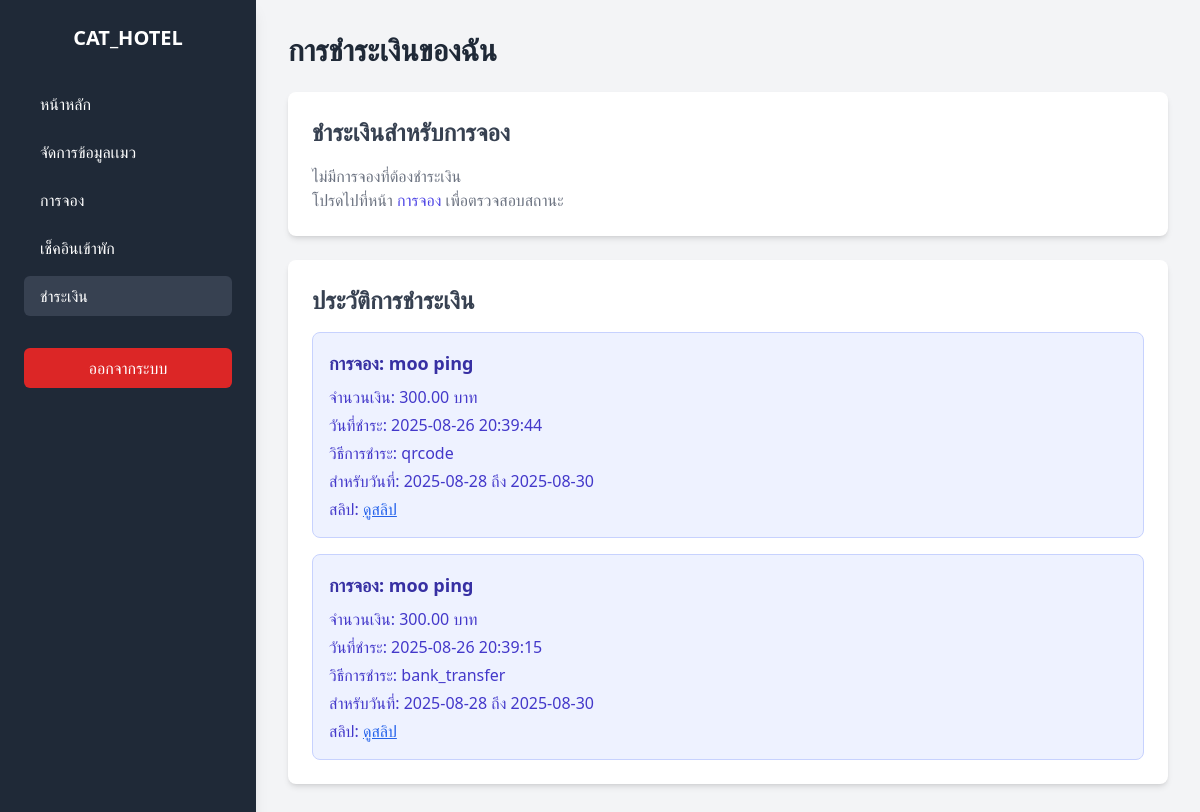
The app's page /payments.php (signed in), older data.
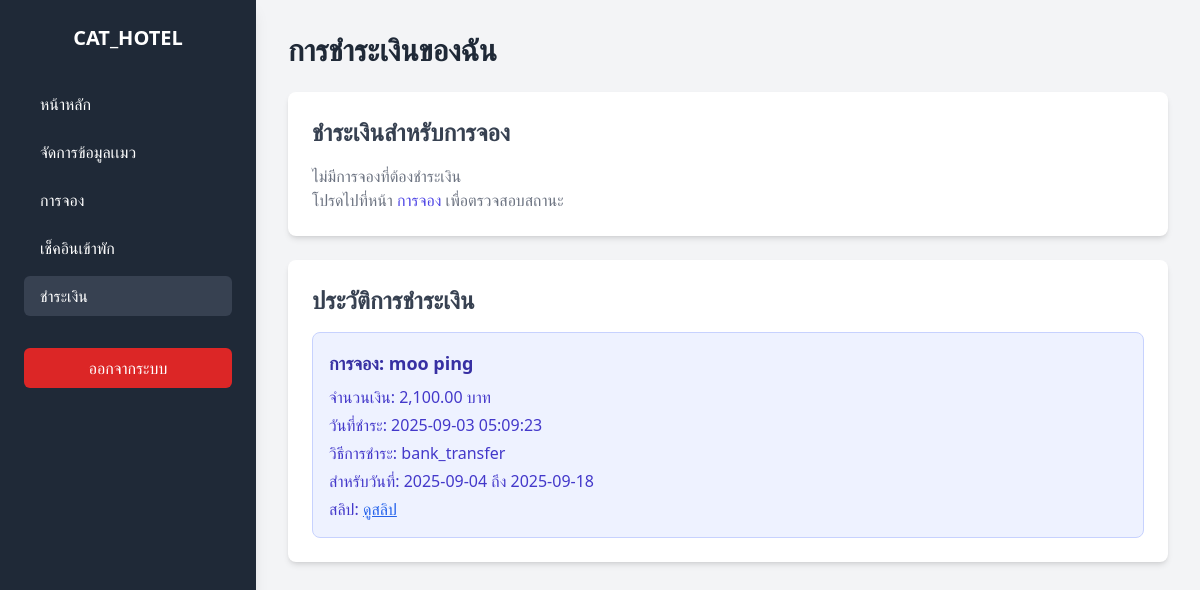
The same page, newer data.
### tables this page shows
CREATE TABLE `payments` (
  `id` int(11) NOT NULL,
  `reservation_id` int(11) NOT NULL,
  `customer_id` int(11) NOT NULL,
  `amount` decimal(10,2) NOT NULL,
  `payment_method` varchar(50) NOT NULL,
  `slip_path` varchar(255) DEFAULT NULL,
  `payment_date` timestamp NOT NULL DEFAULT current_timestamp(),
  `status` enum('pending_approval','approved','rejected') NOT NULL DEFAULT 'pending_approval'
);

CREATE TABLE `cats` (
  `id` int(11) NOT NULL,
  `user_id` int(11) NOT NULL,
  `name` varchar(100) NOT NULL,
  `color` varchar(50) DEFAULT NULL,
  `age` int(11) DEFAULT NULL,
  `gender` enum('male','female') NOT NULL
);

CREATE TABLE `reservations` (
  `id` int(11) NOT NULL,
  `customer_id` int(11) NOT NULL,
  `cat_id` int(11) NOT NULL,
  `room_id` int(11) NOT NULL,
  `date_from` date NOT NULL,
  `date_to` date NOT NULL,
  `total_cost` decimal(10,2) NOT NULL DEFAULT 0.00,
  `paid` tinyint(1) NOT NULL DEFAULT 0,
  `status` enum('pending','pending_approval','confirmed','cancelled','completed') NOT NULL DEFAULT 'pending',
  `checkin_code` varchar(10) DEFAULT NULL,
  `check_in` tinyint(1) NOT NULL DEFAULT 0,
  `check_out` tinyint(1) NOT NULL DEFAULT 0
);

### payments.php (the view, shortened to what this page needs)
<?php
include 'db_connect.php';
$stmt = $conn->prepare("SELECT id FROM users WHERE username = ?");
$stmt->bind_param("s", $_SESSION['username']);
$stmt->execute();
$result = $stmt->get_result();
$user = $result->fetch_assoc();
$user_id = isset($user['id']) ? (int)$user['id'] : 0;
$stmt = $conn->prepare("
    SELECT r.id, r.total_cost, r.date_from, r.date_to, c.name as cat_name
    FROM reservations r
    JOIN cats c ON r.cat_id = c.id
    WHERE r.customer_id = ? AND r.paid = 0 AND r.status = 'pending'
    ORDER BY r.date_from DESC
");
$stmt->bind_param("i", $user_id);
$stmt->execute();
$result = $stmt->get_result();
$unpaid_reservations = $result->fetch_all(MYSQLI_ASSOC);
$stmt = $conn->prepare("
    SELECT p.*, r.date_from, r.date_to, c.name as cat_name
    FROM payments p
    JOIN reservations r ON p.reservation_id = r.id
    JOIN cats c ON r.cat_id = c.id
    WHERE p.customer_id = ?
    ORDER BY p.payment_date DESC
");
$stmt->bind_param("i", $user_id);
$stmt->execute();
$result = $stmt->get_result();
$payments = $result->fetch_all(MYSQLI_ASSOC);
?>
<!DOCTYPE html>
<html lang="th">
<head>
    <script src="https://cdn.tailwindcss.com"></script>
</head>
<body class="bg-gray-100 font-sans">
<div class="flex min-h-screen">
    <aside class="w-64 bg-gray-800 text-white p-6 shadow-lg">
        <div class="text-xl font-semibold mb-8 text-center">CAT_HOTEL</div>
        <nav>
            <ul>
                <li class="mb-2"><a href="user_index.php" class="block w-full text-left py-2 px-4 rounded-md hover:bg-gray-700 transition-colors duration-200">หน้าหลัก</a></li>
                <li class="mb-2"><a href="my_cats.php" class="block w-full text-left py-2 px-4 rounded-md hover:bg-gray-700 transition-colors duration-200">จัดการข้อมูลเเมว</a></li>
                <li class="mb-2"><a href="reservations.php" class="block w-full text-left py-2 px-4 rounded-md hover:bg-gray-700 transition-colors duration-200">การจอง</a></li>
                <li class="mb-2"><a href="user_reservations.php" class="block w-full text-left py-2 px-4 rounded-md hover:bg-gray-700">เช็คอินเข้าพัก</a></li>
                <li class="mb-2"><a href="payments.php" class="block w-full text-left py-2 px-4 rounded-md bg-gray-700 transition-colors duration-200">ชำระเงิน</a></li>
                <li class="mt-8"><a href="logout.php" class="block py-2 px-4 rounded-md bg-red-600 hover:bg-red-700 transition-colors duration-200 text-center">ออกจากระบบ</a></li>
            </ul>
        </nav>
    </aside>
    <main class="flex-1 p-8">
        <h2 class="text-3xl font-bold mb-6 text-gray-800">การชำระเงินของฉัน</h2>
        <div id="add-payment-form" class="bg-white p-6 rounded-lg shadow-md mb-6">
            <h3 class="text-2xl font-semibold mb-4 text-gray-700">ชำระเงินสำหรับการจอง</h3>
            <?php if (count($unpaid_reservations) > 0): ?>
                <form method="POST" class="space-y-4" enctype="multipart/form-data">
                    <input type="hidden" name="action" value="add_payment">
                    <div>
                        <label for="reservation_id" class="block text-sm font-medium text-gray-700">เลือกการจอง:</label>
                        <select id="reservation_id" name="reservation_id" required onchange="updateAmount()"
                                class="mt-1 block w-full px-3 py-2 border border-gray-300 rounded-md shadow-sm focus:outline-none focus:ring-indigo-500 focus:border-indigo-500">
                            <option value="0" data-cost="0">--- เลือกการจองที่ยังไม่ได้ชำระ ---</option>
                            <?php foreach($unpaid_reservations as $res): ?>
                                <option value="<?php echo (int)$res['id']; ?>" data-cost="<?php echo htmlspecialchars($res['total_cost']); ?>">
                                    <?php
                                        echo "แมว: " . htmlspecialchars($res['cat_name']) .
                                             " | วันที่: " . htmlspecialchars($res['date_from']) .
                                             " ถึง " . htmlspecialchars($res['date_to']) .
                                             " (ราคา: " . number_format($res['total_cost'], 2) . " บาท)";
                                    ?>
                                </option>
                            <?php endforeach; ?>
                        </select>
                    </div>
                    <div>
                        <label for="amount" class="block text-sm font-medium text-gray-700">จำนวนเงินที่ต้องชำระ:</label>
                        <input type="number" step="0.01" id="amount" name="amount" required readonly
                                class="mt-1 block w-full px-3 py-2 border border-gray-300 rounded-md shadow-sm focus:outline-none focus:ring-indigo-500 focus:border-indigo-500 bg-gray-50"
                                placeholder="เช่น 500.00">
                    </div>
                    <div>
                        <label for="payment_method" class="block text-sm font-medium text-gray-700">ช่องทางการชำระเงิน:</label>
                        <select id="payment_method" name="payment_method" required
                                class="mt-1 block w-full px-3 py-2 border border-gray-300 rounded-md shadow-sm focus:outline-none focus:ring-indigo-500 focus:border-indigo-500">
                            <option value="">เลือกการชำระ</option>
                            <option value="bank_transfer">โอนเงินผ่านธนาคาร</option>
                            <option value="qrcode">สแกน QR Code</option>
                        </select>
                    </div>
                    <div id="payment-details-container" class="mt-4 hidden">
                        <div id="bank-box" class="hidden text-center">
                            <p class="text-sm text-gray-600 mb-2">โอนเข้าบัญชีธนาคาร:</p>
                            <div class="bg-gray-100 p-4 rounded-lg shadow inline-block text-left">
                                <p><span class="font-semibold">ธนาคาร:</span> กสิกรไทย</p>
                                <p><span class="font-semibold">เลขที่บัญชี:</span> 123-4-56789-0</p>
                                <p><span class="font-semibold">ชื่อบัญชี:</span> นายทดสอบ ระบบ</p>
                            </div>
                        </div>
                        <div id="qrcode-box" class="hidden">
                            <p class="text-sm text-gray-600 mt-2 mb-2 text-center">สแกน QR Code เพื่อชำระเงิน:</p>
                            <div class="flex justify-center mb-4">
                                <img src="images/qrcode.png" alt="QR Code" class="w-56 h-56 border rounded-lg shadow">
                            </div>
                        </div>
                        <div id="slip-box" class="mt-4">
                            <label for="slip" class="block text-sm font-medium text-gray-700">อัปโหลดสลิปการโอน ≤ 5MB:</label>
                            <input type="file" id="slip" name="slip" accept="image/*" required
                                    class="mt-1 block w-full text-sm text-gray-700 border border-gray-300 rounded-md shadow-sm cursor-pointer focus:outline-none focus:ring-indigo-500 focus:border-indigo-500">
                            <div id="slip-preview" class="mt-3 hidden text-center">
                                <p class="text-sm text-gray-600 mb-2">ตัวอย่างสลิป:</p>
                                <img id="slip-preview-img" src="#" alt="preview" class="mx-auto w-48 h-auto rounded shadow" />
                            </div>
                        </div>
                    </div>
                    <button type="submit"
                            class="w-full bg-indigo-600 hover:bg-indigo-700 text-white font-bold py-2 px-4 rounded-md focus:outline-none focus:ring-2 focus:ring-offset-2 focus:ring-indigo-500 transition-colors duration-200">
                        ยืนยันการชำระเงิน
                    </button>
                </form>
            <?php else: ?>
                <p class="text-gray-500">ไม่มีการจองที่ต้องชำระเงิน</p>
                <p class="text-gray-500">โปรดไปที่หน้า <a href="reservations.php" class="text-indigo-600 hover:underline">การจอง</a> เพื่อตรวจสอบสถานะ</p>
            <?php endif; ?>
        </div>
        <div id="payment-records" class="bg-white p-6 rounded-lg shadow-md">
            <h3 class="text-2xl font-semibold mb-4 text-gray-700">ประวัติการชำระเงิน</h3>
            <?php if (count($payments) > 0): ?>
                <div class="space-y-4">
                    <?php foreach($payments as $payment): ?>
                        <div class="p-4 bg-indigo-50 rounded-lg border border-indigo-200">
                            <h5 class="text-lg font-semibold text-indigo-800 mb-2">
                                การจอง: <?php echo htmlspecialchars($payment['cat_name']); ?>
                            </h5>
                            <ul class="text-indigo-700 space-y-1">
                                <li><span class="font-medium">จำนวนเงิน:</span> <?php echo number_format((float)$payment['amount'], 2); ?> บาท</li>
                                <li><span class="font-medium">วันที่ชำระ:</span> <?php echo htmlspecialchars($payment['payment_date']); ?></li>
                                <li><span class="font-medium">วิธีการชำระ:</span> <?php echo htmlspecialchars($payment['payment_method']); ?></li>
                                <li><span class="font-medium">สำหรับวันที่:</span> <?php echo htmlspecialchars($payment['date_from']); ?> ถึง <?php echo htmlspecialchars($payment['date_to']); ?></li>
                                <?php if (!empty($payment['slip_path'])): ?>
                                    <li>
                                        <span class="font-medium">สลิป:</span>
                                        <a href="<?php echo htmlspecialchars($payment['slip_path']); ?>" target="_blank" class="text-blue-600 underline">ดูสลิป</a>
                                    </li>
                                <?php endif; ?>
                            </ul>
                        </div>
                    <?php endforeach; ?>
                </div>
            <?php else: ?>
                <p class="text-gray-500">คุณยังไม่มีประวัติการชำระเงิน</p>
            <?php endif; ?>
        </div>
    </main>
</div>
</body>
</html>

### payments.php (style rules this page uses)
body { font-family: 'Inter', sans-serif; background-color: #f3f4f6; }

Row changes from the older to the newer data that the page shows:
removed payments: cats.name "moo ping", amount "300.00", payment_date "2025-08-26 20:39:44", payment_method "qrcode", reservation.date_from "2025-08-28", reservation.date_to "2025-08-30"
removed payments: cats.name "moo ping", amount "300.00", payment_date "2025-08-26 20:39:15", payment_method "bank_transfer", reservation.date_from "2025-08-28", reservation.date_to "2025-08-30"
added payments: cats.name "moo ping", amount "2,100.00", payment_date "2025-09-03 05:09:23", payment_method "bank_transfer", reservation.date_from "2025-09-04", reservation.date_to "2025-09-18"
